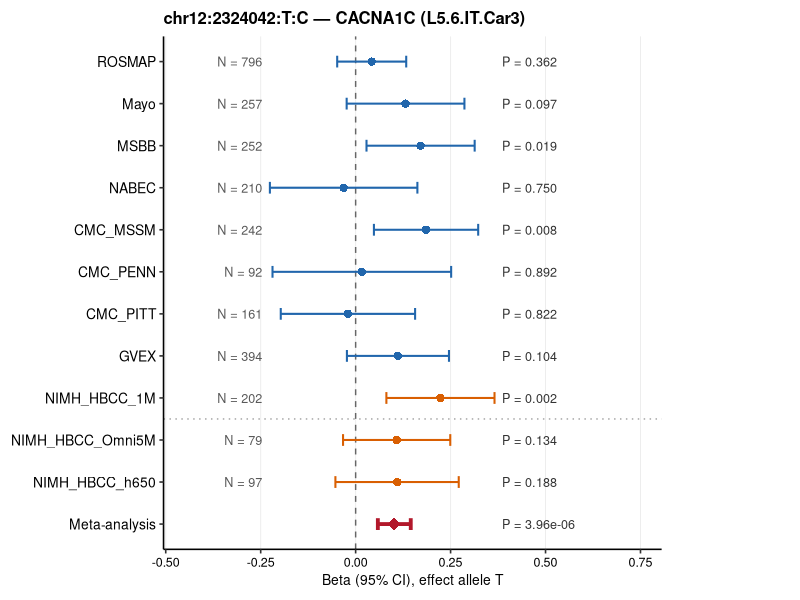

Source code (R):
#!/usr/bin/env Rscript
# Forest plot for CACNA1C locus in L5.6.IT.Car3 15-cohort meta-analysis
# SNP: chr12:2324042:T:C  (METAL Allele1 = T; effect allele = T throughout)
# Present in 11/15 cohorts (Direction: ??++-?+++-++++?)
# Missing from: AMP_AD_Mayo, AMP_AD_Rush (not in meta input), GTEx_v10 (?),
#   ROSMAP_array (SNP array coverage).
# METAL Effect = +0.1018 for T allele; all per-cohort betas are flipped from
#   REGENIE output (which uses C=ALLELE1) so that every entry = beta for T allele.
# NIMH HBCC cohorts are predominantly African-American.

library(ggplot2)
library(dplyr)

# ---------- per-cohort data (REGENIE ALLELE1=C, flipped → T-allele betas) ----
# ancestry: "EUR" = European, "AFR" = Mixed ancestries (predominantly AFR)
cohorts <- data.frame(
  label    = c("ROSMAP", "Mayo", "MSBB", "NABEC",
               "CMC_MSSM", "CMC_PENN", "CMC_PITT", "GVEX",
               "NIMH_HBCC_1M", "NIMH_HBCC_Omni5M", "NIMH_HBCC_h650"),
  beta     = c( 0.0423,  0.1314,  0.1710, -0.0316,
                0.1854,  0.0163, -0.0203,  0.1114,
                0.2233,  0.1080,  0.1091),
  se       = c( 0.04636, 0.07910, 0.07265, 0.09907,
                0.07003, 0.11999, 0.09023, 0.06855,
                0.07263, 0.07202, 0.08284),
  n        = c(796L, 257L, 252L, 210L,
               242L,  92L, 161L, 394L,
               202L,  79L,  97L),
  pval     = c(0.3616, 0.0968, 0.01856, 0.7499,
               0.00812, 0.8916,  0.8216,  0.1040,
               0.002110, 0.1336,  0.1879),
  ancestry = c(rep("EUR", 8), rep("AFR", 3)),
  is_meta  = FALSE,
  stringsAsFactors = FALSE
)

# ---------- meta-analysis (METAL, 11 cohorts, Allele1 = T) -------------------
meta <- data.frame(
  label    = "Meta-analysis",
  beta     =  0.1018,
  se       =  0.0221,
  n        = NA_integer_,
  pval     = 3.959e-06,
  ancestry = "META",
  is_meta  = TRUE,
  stringsAsFactors = FALSE
)

df <- bind_rows(cohorts, meta)

cohort_order <- c("ROSMAP", "Mayo", "MSBB", "NABEC",
                  "CMC_MSSM", "CMC_PENN", "CMC_PITT", "GVEX",
                  "NIMH_HBCC_1M", "NIMH_HBCC_Omni5M", "NIMH_HBCC_h650",
                  "Meta-analysis")
df$label <- factor(df$label, levels = rev(cohort_order))

df <- df %>%
  mutate(
    ci_lo     = beta - 1.96 * se,
    ci_hi     = beta + 1.96 * se,
    plabel    = ifelse(pval < 0.001,
                      formatC(pval, format = "e", digits = 2),
                      formatC(pval, format = "f", digits = 3)),
    nlabel    = ifelse(is.na(n), "", paste0("N = ", formatC(n, format = "d", big.mark = ","))),
    anc_label = dplyr::case_when(
      ancestry == "EUR"  ~ "European",
      ancestry == "AFR"  ~ "Mixed ancestries",
      ancestry == "META" ~ "Meta-analysis"
    )
  )
df$anc_label <- factor(df$anc_label,
                       levels = c("European", "Mixed ancestries", "Meta-analysis"))

# ---------- colours ----------------------------------------------------------
clr_eur  <- "#2166AC"
clr_afr  <- "#D95F02"
clr_meta <- "#B2182B"

# ---------- plot -------------------------------------------------------------
p <- ggplot(df, aes(y = label, x = beta, colour = anc_label)) +

  # dotted separator between EUR and AFR cohort groups
  geom_hline(yintercept = 3.5, linetype = "dotted", colour = "grey65", linewidth = 0.5) +

  geom_vline(xintercept = 0, linetype = "dashed", colour = "grey40", linewidth = 0.5) +

  geom_errorbarh(
    aes(xmin = ci_lo, xmax = ci_hi, linewidth = is_meta),
    height = 0.28
  ) +

  geom_point(aes(shape = is_meta, size = is_meta)) +

  geom_text(
    aes(x = min(ci_lo, na.rm = TRUE) - 0.02, label = nlabel),
    hjust = 1, size = 3.2, colour = "grey35"
  ) +

  geom_text(
    aes(x = max(ci_hi, na.rm = TRUE) + 0.02, label = paste0("P = ", plabel)),
    hjust = 0, size = 3.2, colour = "grey20"
  ) +

  scale_colour_manual(
    name   = "Ancestry",
    values = c("European"         = clr_eur,
               "Mixed ancestries" = clr_afr,
               "Meta-analysis"    = clr_meta),
    guide  = guide_legend(override.aes = list(shape = 16, size = 3,
                                              linewidth = 0.6))
  ) +
  scale_linewidth_manual(values = c("FALSE" = 0.7, "TRUE" = 1.3), guide = "none") +
  scale_shape_manual(values    = c("FALSE" = 16, "TRUE" = 18),    guide = "none") +
  scale_size_manual(values     = c("FALSE" = 2.5, "TRUE" = 4.0),  guide = "none") +

  labs(
    title = "chr12:2324042:T:C — CACNA1C (L5.6.IT.Car3)",
    x     = "Beta (95% CI), effect allele T",
    y     = NULL
  ) +

  scale_x_continuous(expand = expansion(add = c(0.26, 0.42))) +

  theme_classic(base_size = 12) +
  theme(
    plot.title         = element_text(face = "bold", size = 12, hjust = 0),
    axis.text.y        = element_text(size = 10, colour = "black"),
    axis.text.x        = element_text(size = 9,  colour = "black"),
    axis.title.x       = element_text(size = 10),
    panel.grid.major.x = element_line(colour = "grey92", linewidth = 0.3),
    legend.position    = "none",
    legend.background  = element_rect(fill = "white", colour = "grey80",
                                      linewidth = 0.3),
    legend.title       = element_text(size = 9, face = "bold"),
    legend.text        = element_text(size = 8),
    legend.key.size    = unit(0.8, "lines"),
    plot.margin        = margin(8, 100, 8, 8)
  )

# ---------- save -------------------------------------------------------------
out_dir <- "/external/rprshnas01/netdata_kcni/stlab/Xiaolin/nextflow/results/meta_analysis_15cohorts/plots/forest"
dir.create(out_dir, recursive = TRUE, showWarnings = FALSE)
out <- file.path(out_dir, "L5.6.IT.Car3_CACNA1C_chr12_2324042_forest.png")
ggsave(out, plot = p, width = 6, height = 8, dpi = 200, bg = "white")
message("Saved: ", out)
